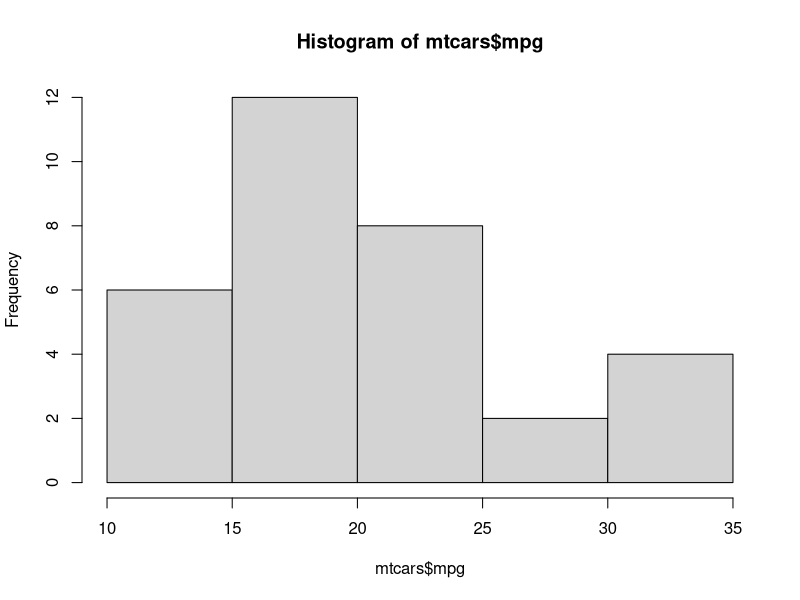
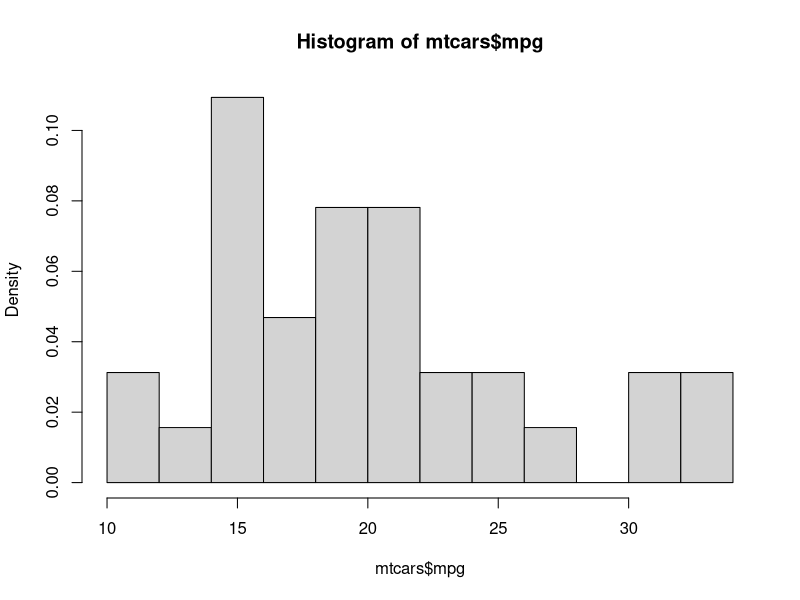
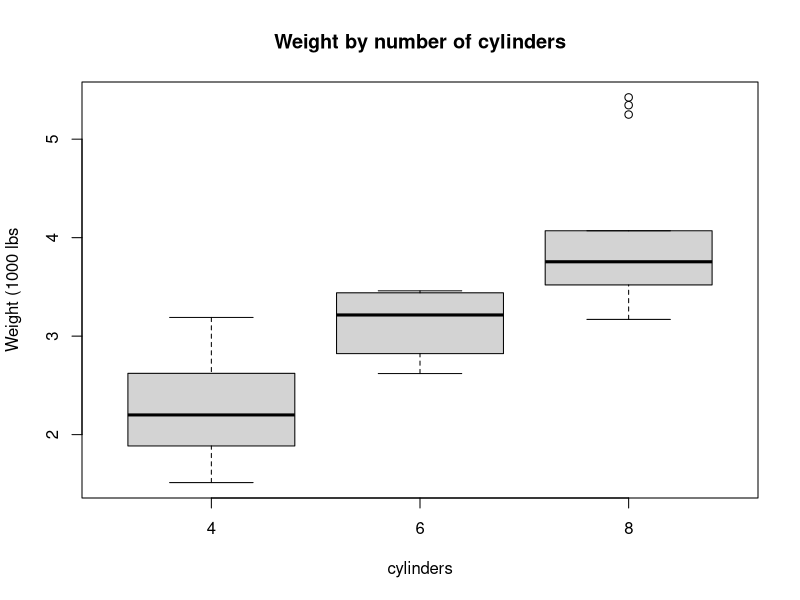
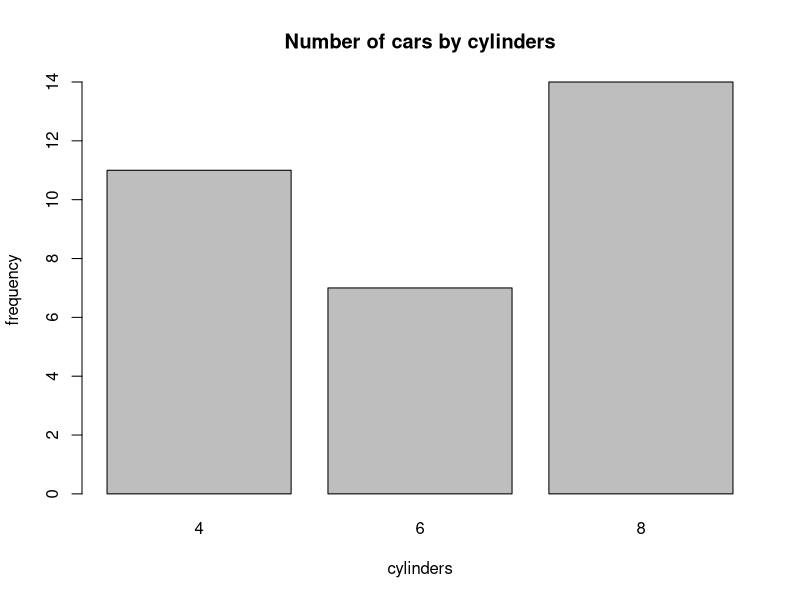
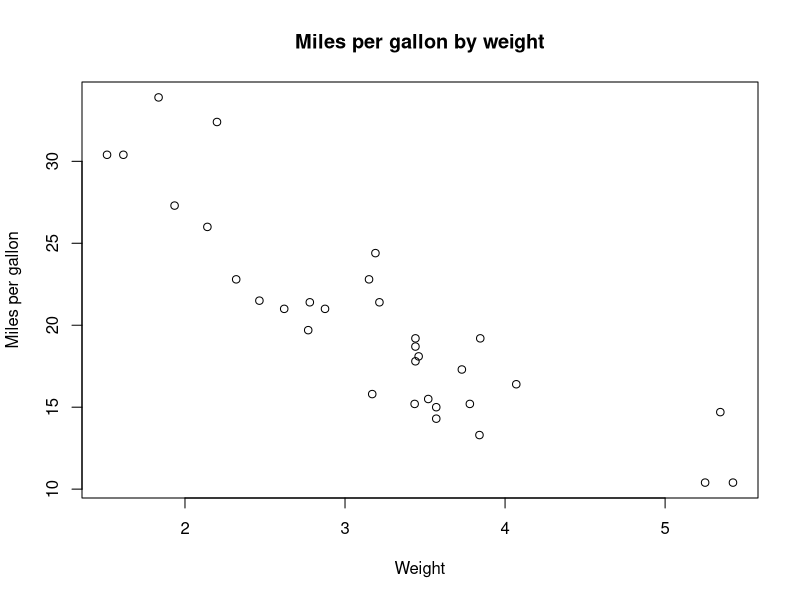
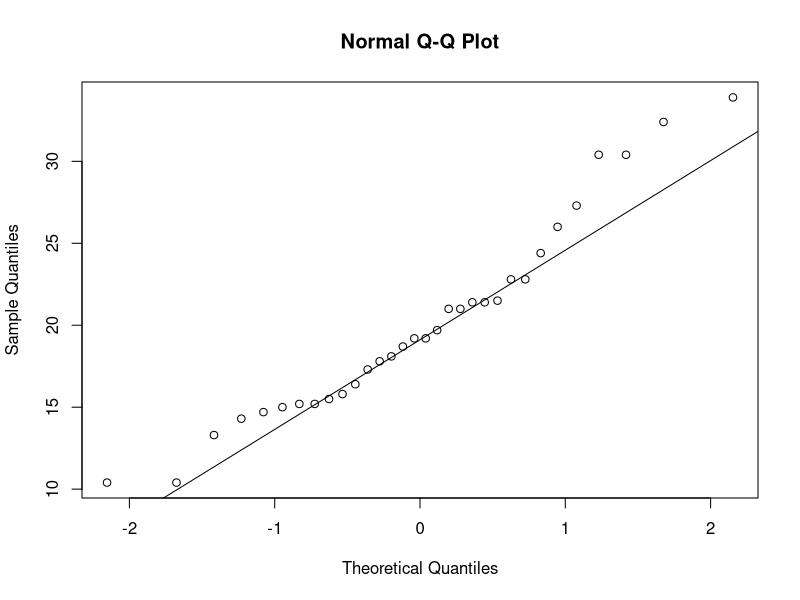

R code for these plots, in order:
## ---- chunk 1
?mtcars
# frequencies, default bins
hist(mtcars$mpg)
# density, breaks is a hint
hist(mtcars$mpg, breaks = 12, freq = F )
## ---- chunk 2
?boxplot
boxplot(wt ~ cyl, data=mtcars, main="Weight by number of cylinders", xlab="cylinders", ylab="Weight (1000 lbs")
## ---- chunk 3
cylinders <- table(mtcars$cyl)
cylinders
barplot(cylinders, main="Number of cars by cylinders", ylab="frequency", xlab="cylinders")
## ---- chunk 4
# Another way to use data frames: use attach to provide default dataframe
attach(mtcars)
plot(mpg ~ wt, main="Miles per gallon by weight", xlab="Weight", ylab="Miles per gallon")
detach(mtcars)
## ---- chunk 5
# for a normal distribution, all values should be near the straight line
?qqnorm
qqnorm(mtcars$mpg)
qqline(mtcars$mpg)
